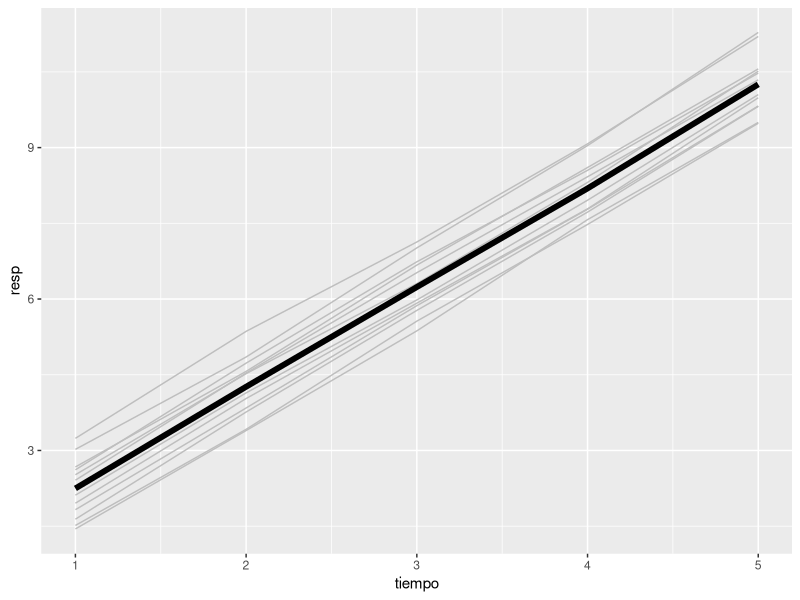
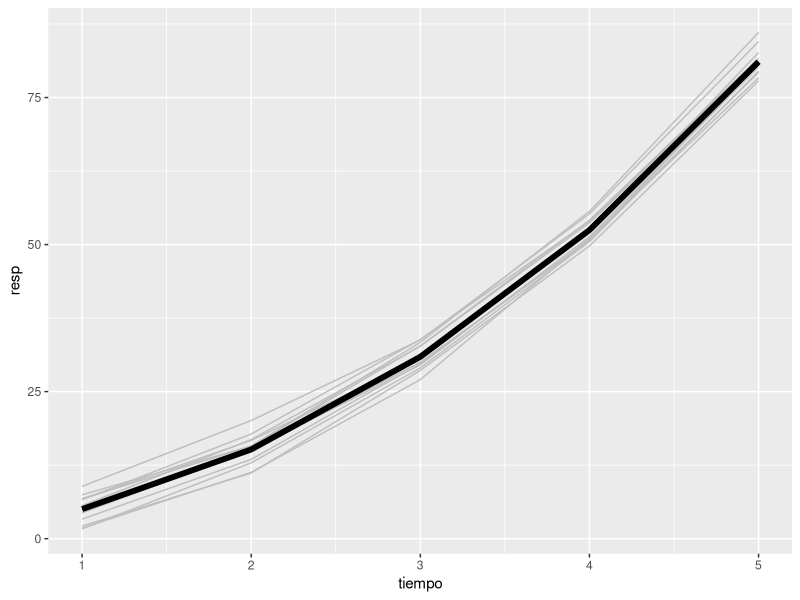
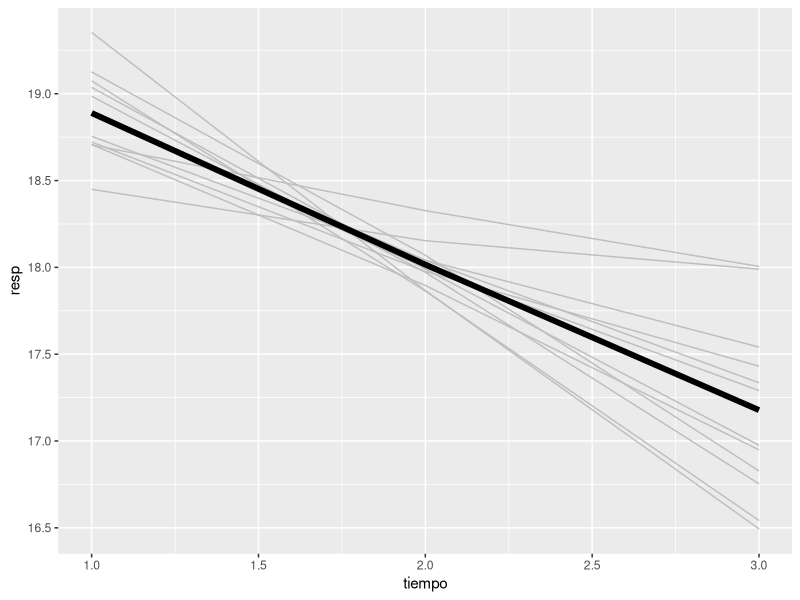
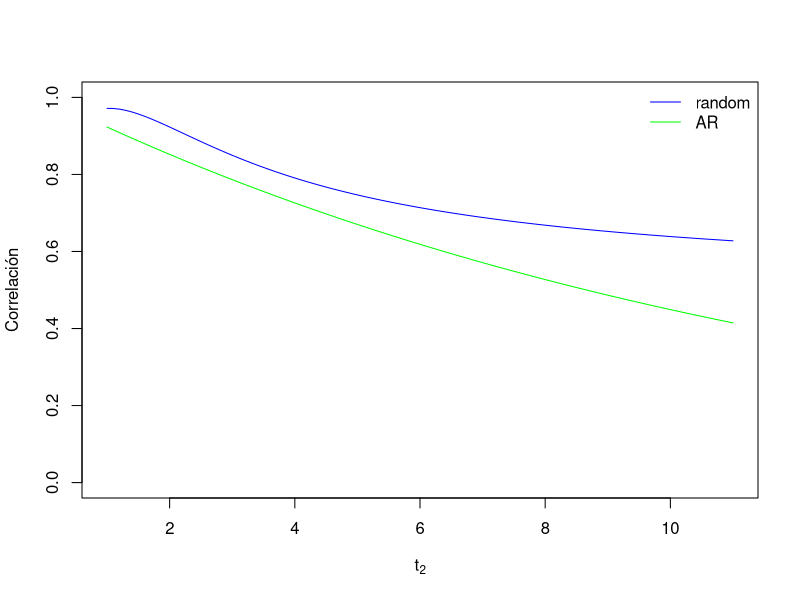
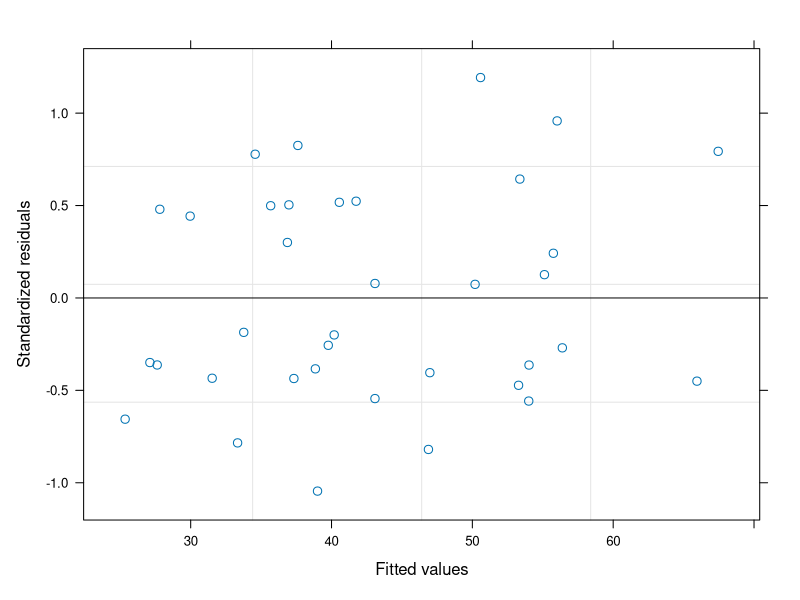
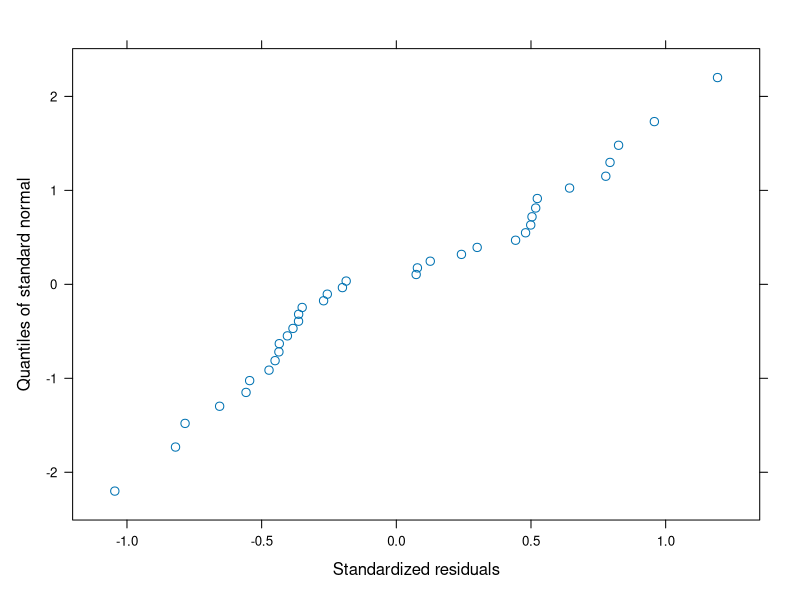
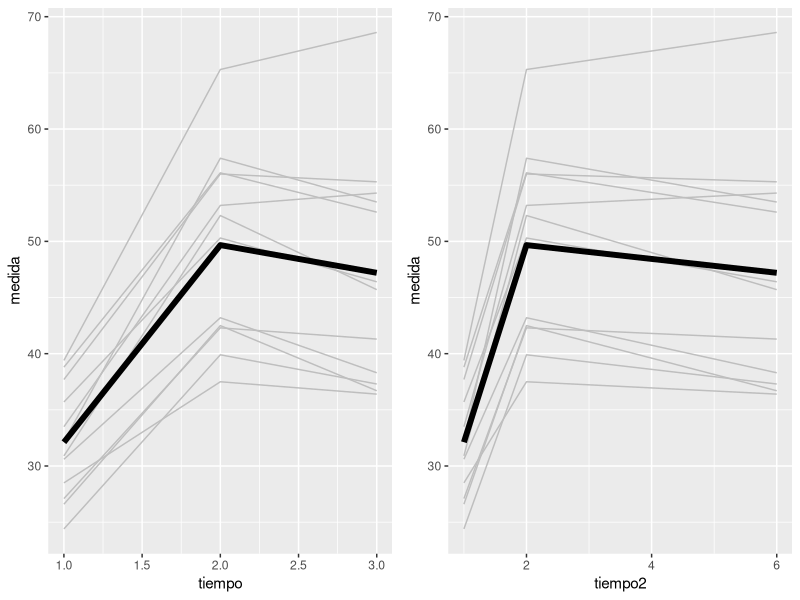
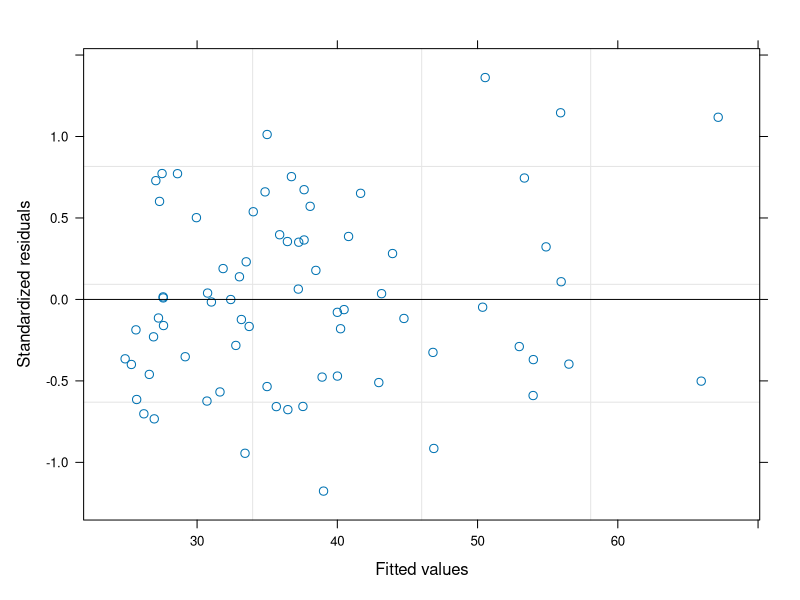

Here is the R script that generated these plots, in order: (Note: this script raises an error after producing the figures.)
## ---- chunk 1
set.seed(123456)
a <- 12
p <- 5
n <- a*p
sigmaA <- 0.5
sigmaE <- 0.1
mu <- rnorm(a, 0, sigmaA)
ind <- rep(1:a, each=p)
tiempo <- rep(1:p, a)
beta <- 2
error <- rnorm(n,0,sigmaE)
resp <- mu[ind]+beta*tiempo+error
library(ggplot2)
dd <- data.frame(resp,tiempo,ind)
p <- ggplot(data = dd, aes(x = tiempo, y = resp, group = ind))
p + geom_line(col="grey") + stat_summary(aes(group = 1),
    geom = "line", fun = mean, size=2)
## ---- chunk 2
set.seed(123456)
a <- 12
p <- 5
n <- a*p
sigmaA <- 2
sigmaE <- 1
mu <- rnorm(a, 0, sigmaA)
ind <- rep(1:a, each=p)
tiempo <- rep(1:p, a)
beta1 <- 1
beta2 <- 3
error <- rnorm(n,0,sigmaE)
resp <- mu[ind]+beta1*tiempo+beta2*tiempo^2+error
library(ggplot2)
dd <- data.frame(resp,tiempo,ind)
p <- ggplot(data = dd, aes(x = tiempo, y = resp, group = ind))
p + geom_line(col="grey") + stat_summary(aes(group = 1),
    geom = "line", fun = mean, size=2)
## ---- chunk 3
set.seed(123456)
a <- 12
p <- 3
n <- a*p
sigmaA <- 0.5
sigmaB <- 0.3
covAB <-  -0.15
sigmaE <- 0.1
mubeta <- MASS::mvrnorm(a, c(20,-1), rbind(c(sigmaA^2,covAB),c(covAB,sigmaB^2)))
mu <- mubeta[,1]
beta <- mubeta[,2]
ind <- rep(1:a, each=p)
tiempo <- rep(1:p, a)
error <- rnorm(n,0,sigmaE)
resp <- mu[ind]+beta[ind]*tiempo+error
library(ggplot2)
dd <- data.frame(resp,tiempo,ind)
p <- ggplot(data = dd, aes(x = tiempo, y = resp, group = ind))
p + geom_line(col="grey") + stat_summary(aes(group = 1),
    geom = "line", fun = mean, size=2)
## ---- chunk 4
t1 <- 1
s0 <- 0.5^2
s1 <- 0.3^2
s <- 0.1^2

ff <- function(t2) (s0+s1*t1*t2)/(sqrt(s0+s1*t1^2+s)*sqrt(s0+s1*t2^2+s))

curve(ff, t1, t1+10, col="blue", xlab=expression(t[2]), ylab="Correlación",ylim=c(0,1))
curve(ff(2)^x, t1, t1+10, add=TRUE, col="green")
legend("topright", c("random","AR"), col=c("blue","green"), bty="n", lty=1)
## ---- chunk 5
library(nlme)
## ---- chunk 6
datos <- read.csv2("datos/Ejemplo_1W.csv")
## ---- chunk 7
library(dplyr)
datos <- arrange(datos, indiv, tiempo)
## ---- chunk 8
modelo <- lme(fixed = medida ~ poly(tiempo, 2), 
              data=datos,
              random = ~ poly(tiempo, 2) | indiv,
              correlation = corAR1(form = ~ tiempo | indiv)
              )
modelo$modelStruct$corStruct
summary(modelo)
## ---- chunk 9
coef(summary(modelo))
## ---- chunk 10
ranef(modelo)
## ---- chunk 11
getVarCov(modelo)
## ---- chunk 12
modelo$modelStruct$corStruct
## ---- chunk 13
modelo2 <- lme(fixed = medida ~ poly(tiempo, 2), 
              data=datos,
              random = list(indiv=pdDiag(~ poly(tiempo, 2))),
              correlation = corAR1()
              )
summary(modelo2)
getVarCov(modelo2)
## ---- chunk 14
anova(modelo, modelo2)
## ---- chunk 15
anova(modelo, update(modelo, random = ~ 1 | indiv))
## ---- chunk 16
anova(modelo, update(modelo, random=list(indiv=pdDiag(~poly(tiempo,2)))))
## ---- chunk 17
anova(modelo, update(modelo, correlation=NULL))
## ---- chunk 18
modelo <- update(modelo, correlation=NULL)
## ---- chunk 19
coef(summary(modelo))
## ---- chunk 20
summary(modelo)
## ---- chunk 21
par(mfrow=c(1,2))
plot(modelo)
qqnorm(modelo)
## ---- chunk 22
library(ggeffects)
## ---- chunk 23
pr.fixed <- ggpredict(modelo, "tiempo [all]", type="fixed")
pr.fixed
## ---- chunk 24
pr.random <- ggpredict(modelo, "tiempo [all]", type="random")
pr.random
## ---- chunk 25
temp <- read.csv2("datos/Ejemplo_1W.csv")
temp$tiempo2 <- with(temp, ifelse(tiempo==3, 6, tiempo))
library(ggplot2)
p <- ggplot(data = temp, aes(x = tiempo, y = medida, group = indiv))
p <- p + geom_line(col="grey") + stat_summary(aes(group = 1),
    geom = "line", fun = mean, size=2)
p1 <- p
p <- ggplot(data = temp, aes(x = tiempo2, y = medida, group = indiv))
p <- p + geom_line(col="grey") + stat_summary(aes(group = 1),
    geom = "line", fun = mean, size=2)
p2 <- p
library(gridExtra)
grid.arrange(p1,p2,nrow=1, ncol=2)
## ---- chunk 26
modelo <- lme(fixed = medida ~ as.factor(tiempo), 
              data=datos,
              random = ~ 1 | indiv,
              correlation = corSymm()
              )
summary(modelo)
coef(summary(modelo))
## ---- chunk 27
anova(modelo)
## ---- chunk 28
datos <- read.csv2("datos/Ejemplo_1W1B.csv")
## ---- chunk 29
datos <- arrange(datos, indiv2, tiempo)
## ---- chunk 30
modelo <- lme(fixed = medida ~ poly(tiempo,2)*trat, 
              data=datos,
              random = ~ poly(tiempo,2) | indiv2,
              correlation = corAR1()
              )
summary(modelo)
## ---- chunk 31
anova(modelo, update(modelo, random = ~ 1 | indiv2))
## ---- chunk 32
anova(modelo, update(modelo, random = list(indiv2=pdDiag(~poly(tiempo,2)))))
## ---- chunk 33
anova(modelo, update(modelo, correlation=NULL))
## ---- chunk 34
modelo <- update(modelo, correlation=NULL)
## ---- chunk 35
coef(summary(modelo))
## ---- chunk 36
datos$trat <- relevel(factor(datos$trat),2)
coef(summary(update(modelo)))
## ---- chunk 37
getVarCov(modelo)
## ---- chunk 38
sigma(modelo)^2
## ---- chunk 39
par(mfrow=c(1,2))
plot(modelo)
qqnorm(modelo)
## ---- chunk 40
pr <- ggpredict(modelo, terms = c("tiempo [all]", "trat"))
pr
plot(pr, add.data = TRUE)
## ---- chunk 41
datos <- read.csv2("datos/imc.csv")
## ---- chunk 42
datos <- arrange(datos, indiv, tiempo)
## ---- chunk 43
datos$tx <- factor(datos$tx, 1:2, c("Control", "Tratados"))
summary(datos)
## ---- chunk 44
sum(with(datos, tapply(is.na(respuesta), indiv, any)))
## ---- chunk 45
datos <- subset(datos, !is.na(respuesta))
# número de individuos con 2, 3 o 4 medidas válidas.
table(table(datos$indiv))
## ---- chunk 46
library(ggplot2)
p <- ggplot(data = datos, aes(x = tiempo, y = respuesta, group = indiv))
p <- p + geom_line(col="grey") + stat_summary(aes(group = 1),
    geom = "line", fun = mean, size=2)
p + facet_grid( ~ tx)
## ---- chunk 47
datos <- subset(datos, tx=='Control')
datos <- na.omit(datos)
## ---- chunk 48
library(nlme)
modelo <- lme(respuesta ~ poly(tiempo,3) + edad, 
              random= ~ poly(tiempo,3) | indiv, 
              data=datos, 
              #correlation = corSymm(), # sin estructura
              correlation=corCAR1(form = ~ tiempo | indiv),
              control=lmeControl(opt="optim"))
summary(modelo)
## ---- chunk 49
modelo0 <- update(modelo, fixed = . ~ . -edad)
getVarCov(modelo)
getVarCov(modelo0) # sin la edad
## ---- chunk 50
anova(modelo, update(modelo, random= ~ 1 | indiv))
## ---- chunk 51
modelo <- update(modelo, random= ~ 1 | indiv)
## ---- chunk 52
modelo.gls <- gls(respuesta ~ poly(tiempo,3) + edad, 
                  data=datos, 
                  correlation=corCAR1(form = ~ tiempo |indiv))
summary(modelo.gls)
summary(modelo)
## ---- chunk 53
anova(modelo, modelo.gls)
## ---- chunk 54
anova(modelo, update(modelo, correlation=NULL))
## ---- chunk 55
coef(summary(modelo))
## ---- chunk 56
anova(
  update(modelo, method="ML"), 
  update(modelo, fixed = . ~ . - poly(tiempo,3) + tiempo, method="ML")
)
## ---- chunk 57
modelo <- update(modelo, fixed = . ~ . - poly(tiempo,3) + tiempo)
summary(modelo)
coef(summary(modelo))
## ---- chunk 58
par(mfrow=c(1,2))
plot(modelo)
qqnorm(modelo)
## ---- chunk 59
beta0i<- ranef(modelo)[,1]
qqnorm(beta0i); qqline(beta0i)
edad <- with(datos, tapply(edad, indiv, mean))
# gráfico de los efectos aleatorios vs variables individuo
plot(edad, beta0i)
## ---- chunk 60
library(ggeffects)
pr <- ggpredict(modelo, terms = c("tiempo [all]"))
pr
plot(pr, add.data = TRUE)
plot(pr, residuals = TRUE)
## ---- chunk 61
pr <- ggpredict(modelo, terms = c("tiempo [all]"), condition=c("edad"=55))
pr
plot(pr)
## ---- chunk 62
datos <- read.csv2("datos/imc.csv")
datos <- datos[order(datos$indiv,datos$tiempo),]
datos <- na.omit(datos) # para eliminar datos con missings (pero no individuos)
## ---- chunk 63
library(nlme)
modelo <- lme(respuesta ~ poly(tiempo, 3, raw=3) + tx:poly(tiempo, 3, raw=3) + edad,
              random= ~ poly(tiempo, 3, raw=3)  | indiv, 
              data=datos, 
              correlation=corCAR1(form = ~ tiempo|indiv))
summary(modelo)
## ---- chunk 64
anova(modelo, update(modelo, random = ~ 1 | indiv))
## ---- chunk 65
modelo <- update(modelo, random = ~ 1 | indiv)
## ---- chunk 66
anova(modelo, update(modelo, correlation=NULL))
## ---- chunk 67
coef(summary(modelo))
## ---- chunk 68
modelo2 <- update(modelo, fixed = . ~ tiempo + tiempo:tx + edad)
coef(summary(modelo2))
anova(modelo, modelo2)
## ---- chunk 69
modelo <- modelo2
coef(summary(modelo))
## ---- chunk 70
datos$tx <- factor(datos$tx, 2:1)
coef(summary(update(modelo)))
## ---- chunk 71
# residuos
plot(modelo)
qqnorm(modelo)

# efectos aleatorios
beta0i <- ranef(modelo)[,1]
grupo <- with(datos, tapply(tx, indiv, head, n=1))
edad <- with(datos, tapply(edad, indiv, mean))
boxplot(beta0i ~ grupo)
plot(edad, beta0i)
## ---- chunk 72
datos$tx <- factor(datos$tx, 1:2)
modelo <- update(modelo)

pr.cont <- ggpredict(modelo, terms = c("tiempo"), condition=c(tx=1), type="fixed")
pr.tx <- ggpredict(modelo, terms = c("tiempo"), condition=c(tx=2), type="fixed")
pr.cont
pr.tx

library(gridExtra)
grid.arrange(
    plot(pr.cont) + ylim(24,40) + ggtitle("controles"),
    plot(pr.tx) + ylim(24,40) + ggtitle("tratados"),
nrow=1, ncol=2)
